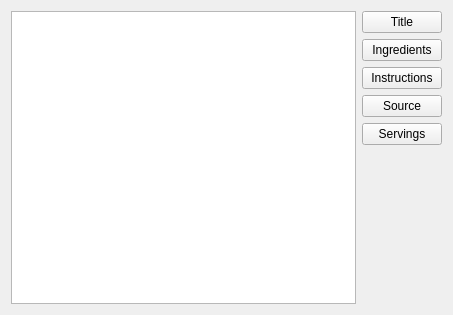
<?xml version="1.0" encoding="UTF-8"?>
<ui version="4.0">
 <class>QtRecipeGrabberUi</class>
 <widget class="QWidget" name="QtRecipeGrabberUi">
  <property name="geometry">
   <rect>
    <x>0</x>
    <y>0</y>
    <width>453</width>
    <height>315</height>
   </rect>
  </property>
  <property name="windowTitle">
   <string>Form</string>
  </property>
  <property name="layoutDirection">
   <enum>Qt::LeftToRight</enum>
  </property>
  <layout class="QHBoxLayout" name="horizontalLayout">
   <item>
    <widget class="QPlainTextEdit" name="textEdit">
     <property name="layoutDirection">
      <enum>Qt::LeftToRight</enum>
     </property>
    </widget>
   </item>
   <item>
    <layout class="QVBoxLayout" name="verticalLayout">
     <item>
      <widget class="QPushButton" name="titleButton">
       <property name="text">
        <string>Title</string>
       </property>
      </widget>
     </item>
     <item>
      <widget class="QPushButton" name="ingredientsButton">
       <property name="text">
        <string>Ingredients</string>
       </property>
      </widget>
     </item>
     <item>
      <widget class="QPushButton" name="instructionsButton">
       <property name="text">
        <string>Instructions</string>
       </property>
      </widget>
     </item>
     <item>
      <widget class="QPushButton" name="sourceButton">
       <property name="text">
        <string>Source</string>
       </property>
      </widget>
     </item>
     <item>
      <widget class="QPushButton" name="servingsButton">
       <property name="text">
        <string>Servings</string>
       </property>
      </widget>
     </item>
     <item>
      <spacer name="verticalSpacer">
       <property name="orientation">
        <enum>Qt::Vertical</enum>
       </property>
       <property name="sizeHint" stdset="0">
        <size>
         <width>20</width>
         <height>291</height>
        </size>
       </property>
      </spacer>
     </item>
    </layout>
   </item>
  </layout>
 </widget>
 <tabstops>
  <tabstop>titleButton</tabstop>
  <tabstop>ingredientsButton</tabstop>
  <tabstop>instructionsButton</tabstop>
  <tabstop>sourceButton</tabstop>
 </tabstops>
 <resources/>
 <connections/>
</ui>
